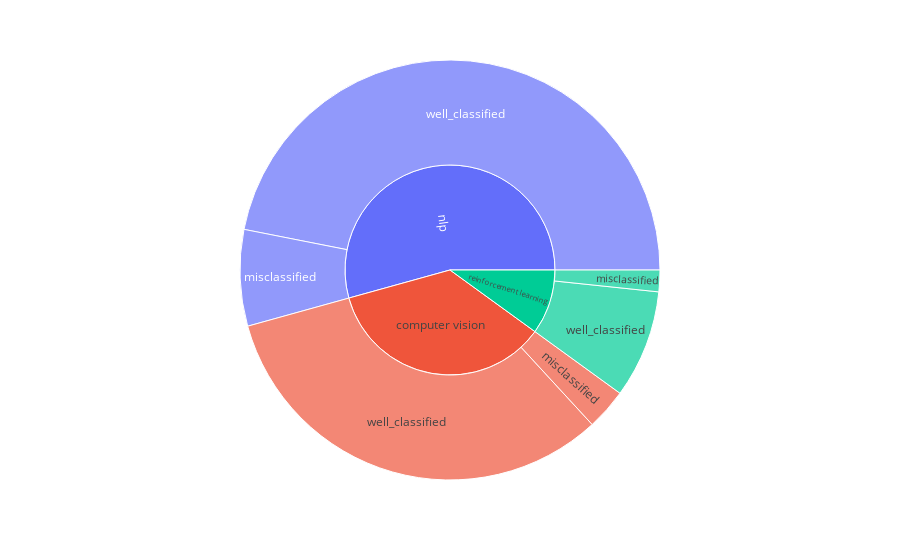

Notebook code cell kept with this figure:
### Code cell
without_oversampling("../data/domain_data.csv")

### Figure 1 — Plotly figure (JSON) as saved in the notebook; plotly's stock layout.template omitted (floating-point values rounded to 4 significant figures)
{"data": [{"branchvalues": "total", "domain": {"x": [0, 1], "y": [0, 1]}, "hovertemplate": "labels=%{label}<br>value=%{value}<br>parent=%{parent}<br>id=%{id}<extra></extra>", "ids": ["computer vision/misclassified", "nlp/misclassified", "reinforcement learning/misclassified", "computer vision/well_classified", "nlp/well_classified", "reinforcement learning/well_classified", "computer vision", "nlp", "reinforcement learning"], "labels": ["misclassified", "misclassified", "misclassified", "well_classified", "well_classified", "well_classified", "computer vision", "nlp", "reinforcement learning"], "name": "", "parents": ["computer vision", "nlp", "reinforcement learning", "computer vision", "nlp", "reinforcement learning", "", "", ""], "type": "sunburst", "values": [21, 49, 11, 215, 310, 55, 236, 359, 66]}], "layout": {"legend": {"tracegroupgap": 0}, "margin": {"t": 60}}}
